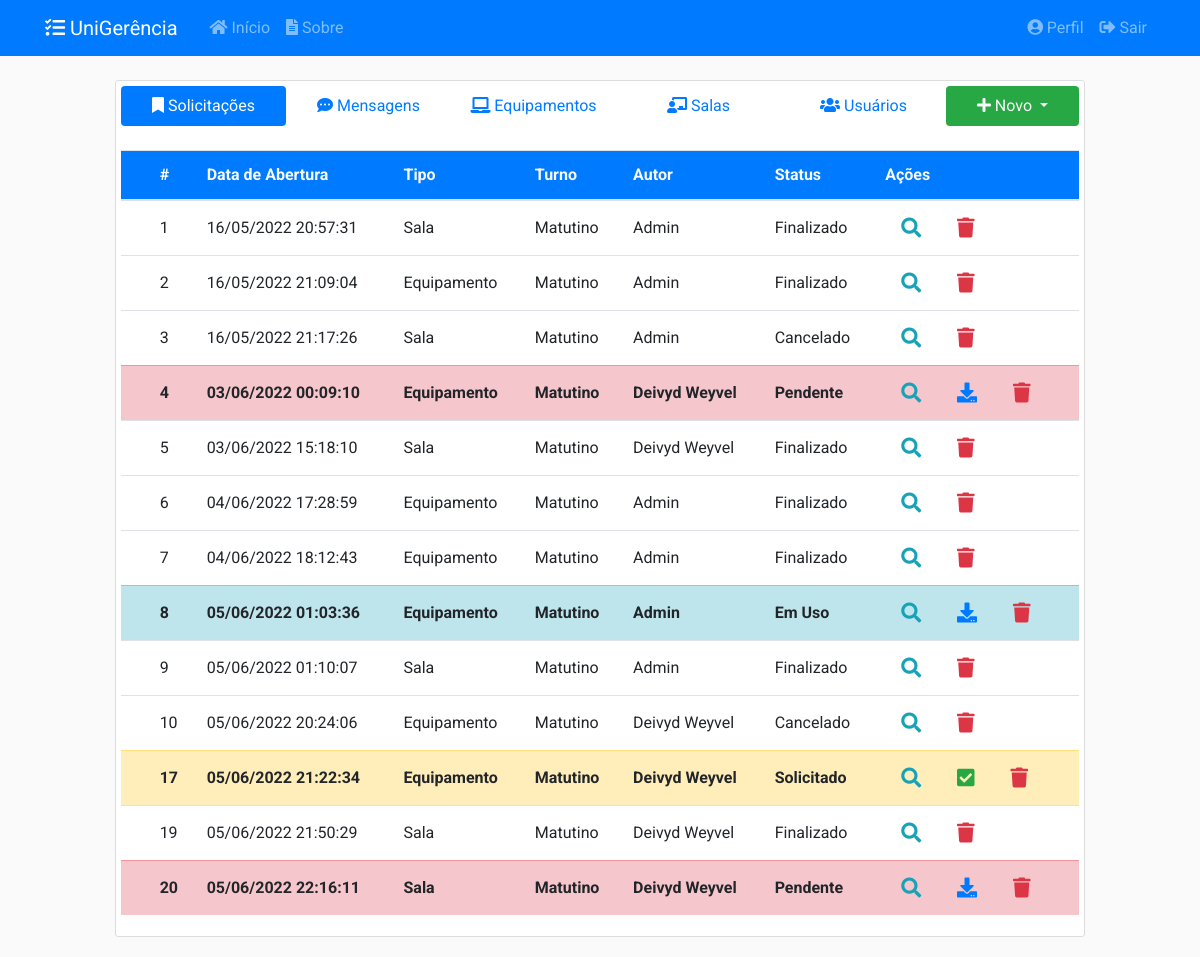
The page / (signed in) on the database its author committed.
### app/models/solicitacoes.py (models this page shows, shortened)
class Solicitacao(db.Model):
    __tablename__ = 'solicitacoes'
    __table_args__ = {'extend_existing': True}
    id = db.Column(db.Integer, primary_key=True)
    status = db.Column(db.Enum(Status), default=Status.ABERTO.name)
    data_abertura = db.Column(db.DateTime, nullable=False,
                              default=datetime.now().astimezone(fuso_horario))
    data_inicio_pref = db.Column(db.Date, nullable=False)
    data_fim_pref = db.Column(db.Date, nullable=False)
    data_retirada = db.Column(db.DateTime, nullable=True)
    data_devolucao = db.Column(db.DateTime, nullable=True)
    data_cancelamento = db.Column(db.DateTime, nullable=True)
    data_finalizacao = db.Column(db.DateTime, nullable=True)
    quantidade = db.Column(db.Integer, nullable=False, default=0)
    descricao = db.Column(db.String(20), nullable=False)
    tipo = db.Column(db.String(20), nullable=False)
    ativo = db.Column(db.Boolean, nullable=False, default=True)
    usuario_id = db.Column(db.Integer, db.ForeignKey('usuarios.id'),
                           nullable=False)
    turno_id = db.Column(db.Integer, db.ForeignKey('turnos.id'),
                           nullable=False)
    turno = db.relationship('Turno', back_populates='solicitacoes')
    def recupera_tudo():
        return Solicitacao.query.filter_by(ativo=True).all()
    def verifica_em_uso(self):
        if self.status.name == 'EMUSO':
            return True
        else:
            return False
    def verifica_atraso(self):
        if (datetime.now().astimezone(fuso_horario) >
            self.data_devolucao.astimezone(fuso_horario)):
            return True
        else:
            return False
    __mapper_args__ = {
        'polymorphic_identity': 'SOLICITACAO',
        'polymorphic_on': tipo
    }

class SolicitacaoSala(Solicitacao):
    __tablename__ = 'solicitacoes_salas'
    id = db.Column(db.Integer, db.ForeignKey('solicitacoes.id'), primary_key=True)
    setor_id = db.Column(db.Integer, db.ForeignKey('setores.id'), nullable=False)
    setor = db.relationship('Setor', back_populates='solicitacoes')
    salas = db.relationship('Sala', secondary= solicitacao_s,
                                    back_populates='solicitacoes')
    __mapper_args__ = {
        'polymorphic_identity': 'SALA',
    }

class Solicitacao(db.Model):
    __tablename__ = 'solicitacoes'
    __table_args__ = {'extend_existing': True}
    id = db.Column(db.Integer, primary_key=True)
    status = db.Column(db.Enum(Status), default=Status.ABERTO.name)
    data_abertura = db.Column(db.DateTime, nullable=False,
                              default=datetime.now().astimezone(fuso_horario))
    data_inicio_pref = db.Column(db.Date, nullable=False)
    data_fim_pref = db.Column(db.Date, nullable=False)
    data_retirada = db.Column(db.DateTime, nullable=True)
    data_devolucao = db.Column(db.DateTime, nullable=True)
    data_cancelamento = db.Column(db.DateTime, nullable=True)
    data_finalizacao = db.Column(db.DateTime, nullable=True)
    quantidade = db.Column(db.Integer, nullable=False, default=0)
    descricao = db.Column(db.String(20), nullable=False)
    tipo = db.Column(db.String(20), nullable=False)
    ativo = db.Column(db.Boolean, nullable=False, default=True)
    usuario_id = db.Column(db.Integer, db.ForeignKey('usuarios.id'),
                           nullable=False)
    turno_id = db.Column(db.Integer, db.ForeignKey('turnos.id'),
                           nullable=False)
    turno = db.relationship('Turno', back_populates='solicitacoes')
    def recupera_tudo():
        return Solicitacao.query.filter_by(ativo=True).all()
    def verifica_em_uso(self):
        if self.status.name == 'EMUSO':
            return True
        else:
            return False
    def verifica_atraso(self):
        if (datetime.now().astimezone(fuso_horario) >
            self.data_devolucao.astimezone(fuso_horario)):
            return True
        else:
            return False
    __mapper_args__ = {
        'polymorphic_identity': 'SOLICITACAO',
        'polymorphic_on': tipo
    }

class Turno(db.Model):
    __tablename__ = 'turnos'
    __table_args__ = {'extend_existing': True}
    id = db.Column(db.Integer, primary_key=True)
    name = db.Column(db.String(20), unique=True, nullable=False)
    data_inicio = db.Column(db.Time, nullable=False)
    data_fim = db.Column(db.Time, nullable=False)
    ativo = db.Column(db.Boolean, nullable=False, default=True)
    solicitacoes = db.relationship('Solicitacao', back_populates='turno')
    def __repr__(self):
        return f"{self.name} (Início: {self.data_inicio} / Fim: {self.data_fim})"

class SolicitacaoEquipamento(Solicitacao):
    __tablename__ = 'solicitacoes_equipamentos'
    id = db.Column(db.Integer, db.ForeignKey('solicitacoes.id'), primary_key=True)
    tipo_eqp_id = db.Column(db.Integer, db.ForeignKey('tipos_equipamento.id'),
                           nullable=True)
    equipamentos = db.relationship('Equipamento', secondary=solicitacao_e,
                                   back_populates='solicitacoes')
    tipo_eqp = db.relationship('TipoEquipamento', back_populates='solicitacoes')
    __mapper_args__ = {
        'polymorphic_identity': 'EQUIPAMENTO'
    }

### app/models/usuarios.py (models this page shows, shortened)
class Usuario(db.Model, UserMixin):
    __tablename__ = 'usuarios'
    __table_args__ = {'extend_existing': True}
    id = db.Column(db.Integer, primary_key=True)
    nome = db.Column(db.String(100), nullable=False)
    identificacao = db.Column(db.String(20), unique=True, nullable=False)
    email = db.Column(db.String(100), unique=True, nullable=False)
    senha = db.Column(db.String(60), nullable=False)
    data_cadastro = db.Column(db.DateTime, nullable=False,
                              default=datetime.now().astimezone(fuso_horario))
    data_atualizacao = db.Column(db.DateTime, nullable=True)
    tipo = db.Column(db.Enum(TipoUsuario), nullable=False)
    ativo = db.Column(db.Boolean, nullable=False, default=True)
    imagem_perfil = db.Column(db.String(20), nullable=False,
                              default='default.jpg')
    posts = db.relationship('Post', backref='autor',
                            foreign_keys='Post.usuario_id', lazy=True)
    recipiente = db.relationship('Post', backref='destinatario',
                                 foreign_keys='Post.destinatario_id', lazy=True)
    solicitacoes = db.relationship('Solicitacao', backref='autor', lazy=True)
    relatorios = db.relationship('Relatorio', backref='autor', lazy=True)
    def recupera_tudo():
        return Usuario.query.filter_by(ativo=True).all()

### app/controllers/principal.py (the view)
@principal.route("/", methods=['GET', 'POST'])
@login_required
def inicio():
    tab = request.args.get('tab', 1, type=int)
    solicitacoes = Solicitacao.recupera_tudo()
    posts = Post.recupera_tudo()
    equipamentos = Equipamento.recupera_tudo()
    salas = Sala.recupera_tudo()
    usuarios = Usuario.recupera_tudo()
    for solicitacao in solicitacoes:
        if Solicitacao.verifica_em_uso(solicitacao):
            if Solicitacao.verifica_atraso(solicitacao):
                Solicitacao.atualiza_status_pendente(solicitacao)
                envia_email_atraso(solicitacao)
                if Solicitacao.verifica_autor(solicitacao, current_user):
                    flash('Você possui uma solicitação atrasada.', 'warning')
                if Usuario.verifica_admin(current_user):
                    flash('Existe uma nova solicitação em atraso.', 'warning')
    form = EntregaSolicitacaoForm()
    return render_template('principal/inicio.html', tab=tab, form=form,
                           posts=posts, equipamentos=equipamentos, salas=salas,
                           usuarios=usuarios, solicitacoes=solicitacoes)

### app/models/equipamentos.py (called while the page is built)
    def recupera_tudo():
        return Equipamento.query.filter_by(ativo=True).all()

    def __repr__(self):
        return f"{self.patrimonio} - {self.descricao}"

### app/models/posts.py (called while the page is built)
    def recupera_tudo():
        return Post.query.filter_by(ativo=True).all()

### app/models/salas.py (called while the page is built)
    def recupera_tudo():
        return Sala.query.filter_by(ativo=True).all()

### app/models/usuarios.py (called while the page is built)
@login_manager.user_loader
def load_user(user_id):
    return Usuario.query.get(int(user_id))

### app/templates/principal/inicio.html (shortened to what this page needs)
{% extends "layout.html" %}
{% block inicio %}
<div class="content-section">
  <nav class="pb-4 align-middle">
    <div class="nav nav-pills nav-justified flex-column flex-md-row align-middle" id="pills-tab" role="tablist">
      <a class="nav-item nav-link {% if tab == 1 %}active{% endif %}" id="pills-1-tab" data-toggle="pill" href="#pills-1" role="tab"><i class="fas fa-bookmark"></i>&nbsp;Solicitações</a>
      <a class="nav-item nav-link {% if tab == 2 %}active{% endif %}" id="pills-2-tab" data-toggle="pill" href="#pills-2" role="tab"><i class="fas fa-comment-dots"></i>&nbsp;Mensagens</a>
      {% if current_user.tipo.name == 'ADMIN' %}
        <a class="nav-item nav-link {% if tab == 3 %}active{% endif %}" id="pills-3-tab" data-toggle="pill" href="#pills-3" role="tab"><i class="fas fa-laptop"></i>&nbsp;Equipamentos</a>
        <a class="nav-item nav-link {% if tab == 4 %}active{% endif %}" id="pills-4-tab" data-toggle="pill" href="#pills-4" role="tab"><i class="fas fa-chalkboard-teacher"></i>&nbsp;Salas</a>
        <a class="nav-item nav-link {% if tab == 5 %}active{% endif %}" id="pills-5-tab" data-toggle="pill" href="#pills-5" role="tab"><i class="fas fa-users"></i>&nbsp;Usuários</a>
      {% endif %}
      <div class="nav-item dropdown">
        <a class="nav-link dropdown-toggle bg-success text-light" href="#" id="navbarDropdown" role="button" data-toggle="dropdown">
          <i class="fas fa-plus"></i>&nbsp;Novo
        </a>
      </div>
    </div>
  </nav>
  <div class="tab-content flex-md-row" id="nav-tabContent">
    <div class="tab-pane fade {% if tab == 1 %}show active{% endif %}" id="pills-1" role="tabpanel">
      {% include 'principal/tabela/solicitacoes.html' %}
    </div>
  </div>
</div>
{% endblock inicio %}

### app/templates/principal/tabela/solicitacoes.html (shortened to what this page needs)
<table id="table-solicitacoes" class="table stripe order-column dt-responsive nowrap table-hover" style="width:100%">
    <thead>
    <tr class="bg-primary text-light">
        <th class="align-middle"></th>
        <th class="align-middle">#</th>
        <th class="align-middle">Data de Abertura</th>
        <th class="align-middle">Tipo</th>
        <th class="align-middle">Turno</th>
        <th class="align-middle">Autor</th>
        <th class="align-middle">Status</th>
        <th class="align-middle">Ações</th>
    </tr>
    </thead>
    <tbody>
    {% for solicitacao in solicitacoes %}
    {% if current_user == solicitacao.autor or current_user.tipo.name == 'ADMIN' %}
        {% if solicitacao.status.name == 'ABERTO' %}
            <tr class="table-secondary font-weight-bold">
        {% elif solicitacao.status.name == 'PENDENTE' %}
            <tr class="table-danger font-weight-bold">
        {% elif solicitacao.status.name == 'SOLICITADO' %}
            <tr class="table-warning font-weight-bold">
        {% elif solicitacao.status.name == 'CONFIRMADO' %}
            <tr class="table-success font-weight-bold">
        {% elif solicitacao.status.name == 'EMUSO' %}
            <tr class="table-info font-weight-bold">
        {% elif solicitacao.status.name == 'CANCELADO' or solicitacao.status.name == 'FECHADO' %}
            <tr class="">
        {% else %}
            <tr>
        {% endif %}
            <td class="align-middle"></td>
            <td class="align-middle">{{ solicitacao.id }}</td>
            <td class="align-middle">{{ solicitacao.data_abertura.strftime('%d/%m/%Y %H:%M:%S') }}</td>
            {% if solicitacao.tipo == 'EQUIPAMENTO' %}
                <td class="align-middle">Equipamento</td>
            {% elif solicitacao.tipo == 'SALA'%}
                <td class="align-middle">Sala</td>
            {% endif %}
            <td class="align-middle">{{ solicitacao.turno.name }}</td>
            <td class="align-middle">{{ solicitacao.autor.nome }}</td>
            <td class="align-middle">{{ solicitacao.status.value }}</td>
            <td class="align-middle">
                <a class="btn-lg btn-outline-info" href="#" data-toggle="modal" data-target="#visualizarSolicitacao{{ solicitacao.id }}"><i class="fas fa-search"></i></a>
                {% if current_user.tipo.name == 'ADMIN' %}
                    {% if solicitacao.status.name == 'ABERTO' or solicitacao.status.name == 'SOLICITADO' %}
                        <a class="btn-lg btn-outline-success" href="{{url_for('solicitacoes.confirma_solicitacao', solicitacao_id=solicitacao.id)}}"><i class="fas fa-check-square"></i></a>
                    {% endif %}
                    {% if solicitacao.status.name == 'EMUSO' or solicitacao.status.name == 'PENDENTE' %}
                        <a class="btn-lg btn-outline-primary" href="#" data-toggle="modal" data-target="#receberSolicitacao{{ solicitacao.id }}"><i class="fas fa-download"></i></a>
                    {% endif %}
                {% endif %}
                {% if current_user.tipo.name == 'ADMIN' %}
                    <a class="btn-lg btn-outline-danger" href="#" data-toggle="modal" data-target="#excluirSolicitacao{{ solicitacao.id }}"><i class="fas fa-trash"></i></a>
                {% endif %}
            </td>
        </tr>
    {% endif %}
    {% endfor %}
    </tbody>
</table>

### app/static/css/main.css (style rules this page uses)
body { background: #fafafad5; color: #333333; margin-top: 5rem; font-family: 'Roboto' !important; }
html { scroll-behavior: smooth; }
.content-section { background: #ffffff; padding: 5px 5px; border: 1px solid #dddddd; border-radius: 3px; margin-bottom: 20px; }

### rows shown on the page
SolicitacaoSala: id "1", data_abertura "16/05/2022 20:57:31", shows "Sala", turno.name "Matutino", autor.nome "Admin", status.value "Finalizado"
SolicitacaoEquipamento: id "2", data_abertura "16/05/2022 21:09:04", shows "Equipamento", turno.name "Matutino", autor.nome "Admin", status.value "Finalizado"
SolicitacaoSala: id "3", data_abertura "16/05/2022 21:17:26", shows "Sala", turno.name "Matutino", autor.nome "Admin", status.value "Cancelado"
SolicitacaoEquipamento: id "4", data_abertura "03/06/2022 00:09:10", shows "Equipamento", turno.name "Matutino", autor.nome "Deivyd Weyvel", status.value "Pendente"
SolicitacaoSala: id "5", data_abertura "03/06/2022 15:18:10", shows "Sala", turno.name "Matutino", autor.nome "Deivyd Weyvel", status.value "Finalizado"
SolicitacaoEquipamento: id "6", data_abertura "04/06/2022 17:28:59", shows "Equipamento", turno.name "Matutino", autor.nome "Admin", status.value "Finalizado"
SolicitacaoEquipamento: id "7", data_abertura "04/06/2022 18:12:43", shows "Equipamento", turno.name "Matutino", autor.nome "Admin", status.value "Finalizado"
SolicitacaoEquipamento: id "8", data_abertura "05/06/2022 01:03:36", shows "Equipamento", turno.name "Matutino", autor.nome "Admin", status.value "Em Uso"
SolicitacaoSala: id "9", data_abertura "05/06/2022 01:10:07", shows "Sala", turno.name "Matutino", autor.nome "Admin", status.value "Finalizado"
SolicitacaoEquipamento: id "10", data_abertura "05/06/2022 20:24:06", shows "Equipamento", turno.name "Matutino", autor.nome "Deivyd Weyvel", status.value "Cancelado"
SolicitacaoEquipamento: id "17", data_abertura "05/06/2022 21:22:34", shows "Equipamento", turno.name "Matutino", autor.nome "Deivyd Weyvel", status.value "Solicitado"
SolicitacaoSala: id "19", data_abertura "05/06/2022 21:50:29", shows "Sala", turno.name "Matutino", autor.nome "Deivyd Weyvel", status.value "Finalizado"
SolicitacaoSala: id "20", data_abertura "05/06/2022 22:16:11", shows "Sala", turno.name "Matutino", autor.nome "Deivyd Weyvel", status.value "Pendente"
